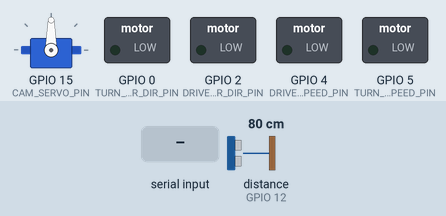
This sketch was run on a simulated ESP8266 (NodeMCU). Parts: servo, switched loads named in the sketch (green lamp = pin HIGH). Wiring (inferred from the names in the program): ultrasonic range finder: trigger GPIO 13; echo GPIO 12. Inputs (shaded band) come from the test bench; at power-on: distance to the obstacle (sensor on GPIO 12) 80 cm. The echo pulse lasts 58.3 µs per cm; pins used as bus, display or sensor lines are not drawn; what the sketch prints to the serial monitor is not drawn.

Above: at 1.2 s.
1.3 s: "<campos>" received over Serial
3.1 s: distance to the obstacle (sensor on GPIO 12) set to 11 cm
4.6 s: distance to the obstacle (sensor on GPIO 12) set to 8 cm
Timing chart, 0 to 7.6 s (numbered marks = the images above; inputs shaded):
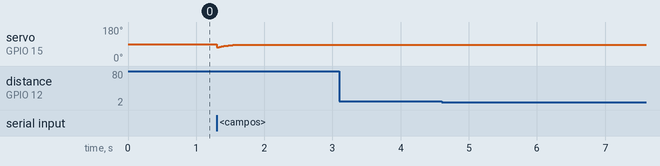

Measured:
- after the input at 3.1 s, every drawn part: stays the same
- after the input at 4.6 s, every drawn part: stays the same

The sketch:

Arduino.ino
```cpp
#include <Servo.h>

ADC_MODE(ADC_VCC);

// PIN DEFINITIONS //////////////////////////////////////////////////////////////////////

#define TURN_MOTOR_SPEED_PIN    5
#define TURN_MOTOR_DIR_PIN      0
#define DRIVE_MOTOR_SPEED_PIN   4
#define DRIVE_MOTOR_DIR_PIN     2
#define ECHO_PIN                12
#define TRIGGER_PIN             13
#define CAM_SERVO_PIN           15
#define BATTERY_VOLTAGE_PIN     A0

// SETTINGS /////////////////////////////////////////////////////////////////////////////

#define MOTORS_UPDATE_SPEED           100
#define SYSTEM_CHECK_SPEED            1000
#define CAM_SERVO_UPDATE_SPEED        33
#define MIN_ULTRASONIC_RANGE          10
#define MIN_BATTERY_VOLTAGE           4

// VARIABLES ////////////////////////////////////////////////////////////////////////////

const char COMMAND_BEGIN_CHAR = '<';
const char COMMAND_END_CHAR = '>';
const char* COMMAND_DIVIDER_CHAR = ":";
const char* COMMAND_DIVIDER_CHAR_SECONDARY = ",";
const byte COMMAND_LENGTH = 200;
int lastMotorUpdate = 0;
int lastCamServoUpdate = 0;
int lastSystemCheckUpdate = 0;
char receivedChars[COMMAND_LENGTH];
boolean newData = false;
char receivedNewData[COMMAND_LENGTH];
int movementDirection = 0;
int movementSteps = 0;
int camServoPosition = 0;
int camServoTargetPosition = 0;
int tooCloseCount = 0;

Servo camTilt;

// MAIN FUNCTIONS ///////////////////////////////////////////////////////////////////////

void setup() {

  Serial.begin(115200);

  pinMode(TURN_MOTOR_SPEED_PIN, OUTPUT);
  pinMode(TURN_MOTOR_DIR_PIN, OUTPUT);
  pinMode(DRIVE_MOTOR_SPEED_PIN, OUTPUT);
  pinMode(DRIVE_MOTOR_DIR_PIN, OUTPUT);
  pinMode(TRIGGER_PIN, OUTPUT);
  pinMode(ECHO_PIN, INPUT);

  camServoPosition = camServoTargetPosition = 90;
  camTilt.attach(CAM_SERVO_PIN);
  camTilt.write(camServoPosition);

  randomSeed(1);
  Serial.print("ready|");
  Serial.println(readBatteryVoltage());
}

void loop() {

  checkSerialData();
  long milliseconds = millis();

  if (milliseconds - lastSystemCheckUpdate > SYSTEM_CHECK_SPEED) {

    lastSystemCheckUpdate = milliseconds;

    if (readBatteryVoltage() < MIN_BATTERY_VOLTAGE) {

      Serial.println("warning|battery");
    }
  }

  if (milliseconds - lastCamServoUpdate > CAM_SERVO_UPDATE_SPEED) {

    lastCamServoUpdate = milliseconds;

    if (camServoTargetPosition < camServoPosition) {

      camServoPosition -= floor((camServoPosition - camServoTargetPosition) / 5.0f);
      camTilt.write(camServoPosition);

    } else if (camServoTargetPosition > camServoPosition) {

      camServoPosition += floor((camServoTargetPosition - camServoPosition) / 5.0f);
      camTilt.write(camServoPosition);
    }
  }

  if (milliseconds - lastMotorUpdate > MOTORS_UPDATE_SPEED) {

    lastMotorUpdate = milliseconds;

    if (readUltrasonicSensorCM() < MIN_ULTRASONIC_RANGE) {

      tooCloseCount ++;

      if (tooCloseCount > 4) {

        Serial.println("warning|close");
        movementDirection = 0;
      }
    } else {

      tooCloseCount = 0;
    }

    if (movementDirection == 1 ) {

      // Center steering
      digitalWrite(TURN_MOTOR_DIR_PIN, LOW);
      digitalWrite(TURN_MOTOR_SPEED_PIN, LOW);
      // Strait Forward
      digitalWrite(DRIVE_MOTOR_DIR_PIN, HIGH);
      digitalWrite(DRIVE_MOTOR_SPEED_PIN, HIGH);
      camServoTargetPosition = 90;

    } else if(movementDirection == 2) {

      // Center steering
      digitalWrite(TURN_MOTOR_DIR_PIN, LOW);
      digitalWrite(TURN_MOTOR_SPEED_PIN, LOW);
      // Strait Backwards
      digitalWrite(DRIVE_MOTOR_DIR_PIN, LOW);
      digitalWrite(DRIVE_MOTOR_SPEED_PIN, HIGH);
      camServoTargetPosition = 90;

    } else if(movementDirection == 3) {

      // Right
      digitalWrite(TURN_MOTOR_DIR_PIN, HIGH);
      digitalWrite(TURN_MOTOR_SPEED_PIN, HIGH);
      // Forward
      digitalWrite(DRIVE_MOTOR_DIR_PIN, HIGH);
      digitalWrite(DRIVE_MOTOR_SPEED_PIN, HIGH);
      camServoTargetPosition = 50;

    } else if(movementDirection == 4) {

      // Left
      digitalWrite(TURN_MOTOR_DIR_PIN, LOW);
      digitalWrite(TURN_MOTOR_SPEED_PIN, HIGH);
      // Forward
      digitalWrite(DRIVE_MOTOR_DIR_PIN, HIGH);
      digitalWrite(DRIVE_MOTOR_SPEED_PIN, HIGH);
      camServoTargetPosition = 140;

    } else if(movementDirection == 5) {

      // Right
      digitalWrite(TURN_MOTOR_DIR_PIN, HIGH);
      digitalWrite(TURN_MOTOR_SPEED_PIN, HIGH);
      // Backwards
      digitalWrite(DRIVE_MOTOR_DIR_PIN, LOW);
      digitalWrite(DRIVE_MOTOR_SPEED_PIN, HIGH);
      camServoTargetPosition = 90;

    } else if(movementDirection == 6) {

      // Left
      digitalWrite(TURN_MOTOR_DIR_PIN, LOW);
      digitalWrite(TURN_MOTOR_SPEED_PIN, HIGH);
      // Backwards
      digitalWrite(DRIVE_MOTOR_DIR_PIN, LOW);
      digitalWrite(DRIVE_MOTOR_SPEED_PIN, HIGH);
      camServoTargetPosition = 90;

    } else {

      // Stop
      digitalWrite(TURN_MOTOR_SPEED_PIN, LOW);
      digitalWrite(DRIVE_MOTOR_SPEED_PIN, LOW);
      camServoTargetPosition = 90;
      // Center steering
      digitalWrite(TURN_MOTOR_DIR_PIN, LOW);
      digitalWrite(TURN_MOTOR_SPEED_PIN, LOW);
    }
  }
}

void processSerialCommand(char* command, char* param) {

  // commands should be in the format "<COMMAND:PARAMER>"

  if (strcmp(command, "getdist") == 0) {

    // read the ultrasonic range finder

    int dist = 9999;
    int measure = 9999;

    for (int i = 0; i < 4; i++) {

      measure = readUltrasonicSensorCM();

      if (measure < dist)
        dist = measure;
    }

    Serial.print("ok|");
    Serial.println(dist);

  } else if (strcmp(command, "campos") == 0) {

    // 0 - 180
    // change the position of the camera
    camServoTargetPosition = atoi(param);
    Serial.print("ok|");
    Serial.println(camServoTargetPosition);

  } else if (strcmp(command, "dir") == 0) {

    // 0 == stop
    // 1 == forward
    // 2 == backward
    // 3 == stop
    // 4 == right
    // 5 == left
    // 6 == center
    // change the vehicle movement
    movementDirection = atoi(param);
    Serial.print("ok|");
    Serial.println(movementDirection);

  } else if (strcmp(command, "bat") == 0) {

    Serial.print("ok|");
    Serial.println(readBatteryVoltage());
  }
}

void checkSerialData() {

  static boolean recvInProgress = false;
  static byte ndx = 0;
  char rc;

  while (Serial.available() > 0 && newData == false) {

    rc = Serial.read();

    if (recvInProgress == true) {

        if (rc != COMMAND_END_CHAR) {

            receivedChars[ndx] = rc;
            ndx++;

            if (ndx >= COMMAND_LENGTH)
                ndx = COMMAND_LENGTH - 1;
        } else {

            receivedChars[ndx] = '\0'; // terminate the string
            recvInProgress = false;
            ndx = 0;
            newData = true;
        }
    }

    else if (rc == COMMAND_BEGIN_CHAR)
        recvInProgress = true;
  }

  if (newData == true) {

    newData = false;
    memcpy(
      receivedNewData,
      receivedChars,
      COMMAND_LENGTH * sizeof(char));

  } else {

    receivedNewData[0] = 0;
    receivedNewData[1] = 0;
    receivedNewData[2] = 0;
  }

  if (receivedNewData[0] != 0 && receivedNewData[1] != 0 && receivedNewData[2] != 0) {

    // seperate the command from the parameter and process it

    char* command = strtok(receivedNewData, COMMAND_DIVIDER_CHAR);
    char* param = strtok(NULL, COMMAND_DIVIDER_CHAR);
    processSerialCommand(command, param);
  }
}

long readUltrasonicSensorCM() {

   long duration;

   digitalWrite(TRIGGER_PIN, LOW);
   delayMicroseconds(2);
   digitalWrite(TRIGGER_PIN, HIGH);
   delayMicroseconds(10);
   digitalWrite(TRIGGER_PIN, LOW);
   pinMode(ECHO_PIN, INPUT);
   duration = pulseIn(ECHO_PIN, HIGH);

   return duration / 29 / 2;
}

uint32_t readBatteryVoltage() {

  return ESP.getVcc();
}
```
